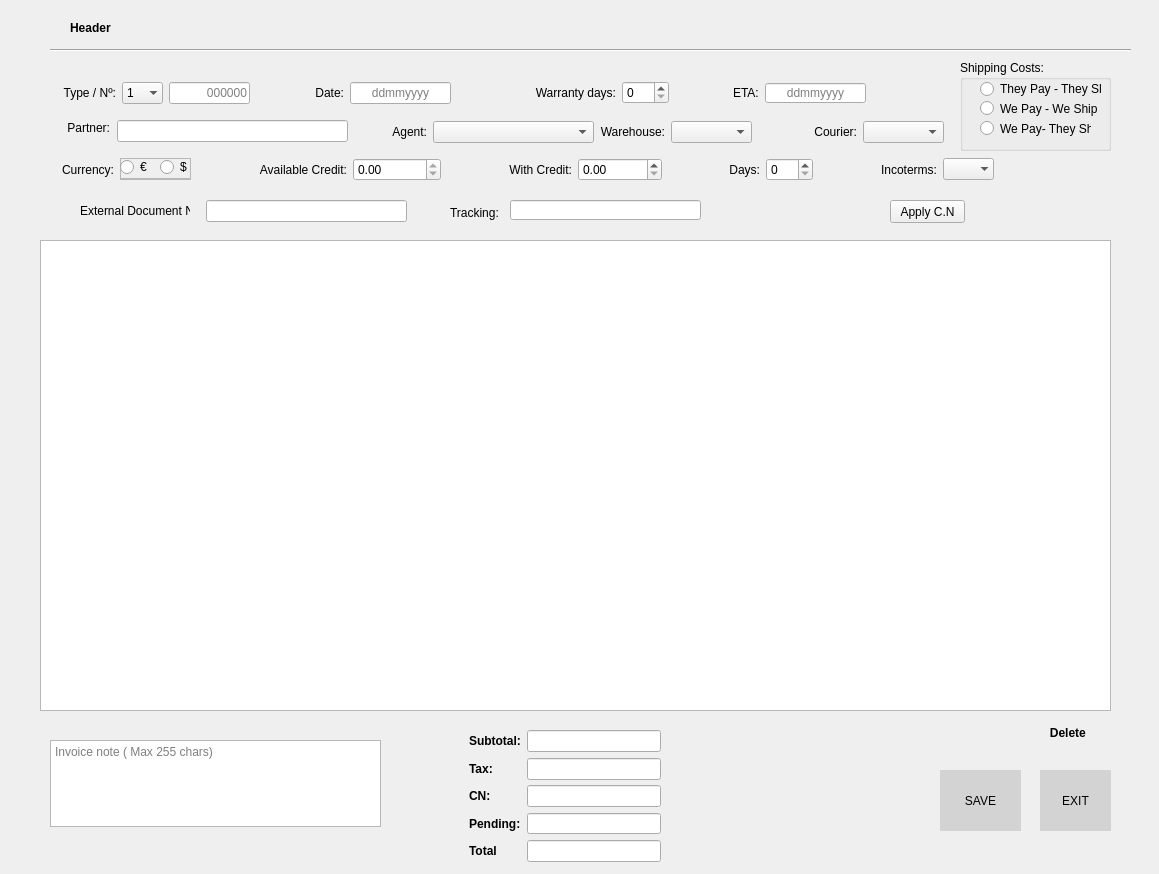
<?xml version="1.0" encoding="UTF-8"?>
<ui version="4.0">
 <class>InvoiceForm</class>
 <widget class="QWidget" name="InvoiceForm">
  <property name="windowModality">
   <enum>Qt::WindowModal</enum>
  </property>
  <property name="geometry">
   <rect>
    <x>0</x>
    <y>0</y>
    <width>1159</width>
    <height>874</height>
   </rect>
  </property>
  <property name="windowTitle">
   <string>Invoice</string>
  </property>
  <property name="windowIcon">
   <iconset resource="../app/icons.qrc">
    <normaloff>:/proformas</normaloff>:/proformas</iconset>
  </property>
  <property name="layoutDirection">
   <enum>Qt::LeftToRight</enum>
  </property>
  <property name="styleSheet">
   <string notr="true"/>
  </property>
  <widget class="QLabel" name="label">
   <property name="geometry">
    <rect>
     <x>70</x>
     <y>20</y>
     <width>61</width>
     <height>16</height>
    </rect>
   </property>
   <property name="styleSheet">
    <string notr="true">font-weight:bold; </string>
   </property>
   <property name="text">
    <string>Header</string>
   </property>
  </widget>
  <widget class="Line" name="line">
   <property name="geometry">
    <rect>
     <x>50</x>
     <y>40</y>
     <width>1081</width>
     <height>20</height>
    </rect>
   </property>
   <property name="orientation">
    <enum>Qt::Horizontal</enum>
   </property>
  </widget>
  <widget class="ClipView" name="view">
   <property name="geometry">
    <rect>
     <x>40</x>
     <y>240</y>
     <width>1071</width>
     <height>471</height>
    </rect>
   </property>
   <property name="selectionBehavior">
    <enum>QAbstractItemView::SelectRows</enum>
   </property>
  </widget>
  <widget class="QToolButton" name="delete_">
   <property name="geometry">
    <rect>
     <x>1029</x>
     <y>717</y>
     <width>81</width>
     <height>31</height>
    </rect>
   </property>
   <property name="styleSheet">
    <string notr="true">font-weight:bold; </string>
   </property>
   <property name="text">
    <string>Delete </string>
   </property>
   <property name="icon">
    <iconset resource="../app/icons.qrc">
     <normaloff>:/delete</normaloff>:/delete</iconset>
   </property>
   <property name="toolButtonStyle">
    <enum>Qt::ToolButtonTextBesideIcon</enum>
   </property>
   <property name="autoRaise">
    <bool>true</bool>
   </property>
  </widget>
  <widget class="QToolButton" name="save">
   <property name="geometry">
    <rect>
     <x>940</x>
     <y>770</y>
     <width>81</width>
     <height>61</height>
    </rect>
   </property>
   <property name="styleSheet">
    <string notr="true">background:lightgray; </string>
   </property>
   <property name="text">
    <string>SAVE</string>
   </property>
   <property name="icon">
    <iconset resource="../app/icons.qrc">
     <normaloff>:/save</normaloff>:/save</iconset>
   </property>
   <property name="iconSize">
    <size>
     <width>24</width>
     <height>24</height>
    </size>
   </property>
   <property name="toolButtonStyle">
    <enum>Qt::ToolButtonTextUnderIcon</enum>
   </property>
   <property name="autoRaise">
    <bool>true</bool>
   </property>
  </widget>
  <widget class="QTextEdit" name="note">
   <property name="geometry">
    <rect>
     <x>50</x>
     <y>740</y>
     <width>331</width>
     <height>87</height>
    </rect>
   </property>
   <property name="placeholderText">
    <string>Invoice note ( Max 255 chars) </string>
   </property>
  </widget>
  <widget class="QGroupBox" name="groupBox_2">
   <property name="geometry">
    <rect>
     <x>960</x>
     <y>60</y>
     <width>151</width>
     <height>91</height>
    </rect>
   </property>
   <property name="title">
    <string>Shipping Costs:</string>
   </property>
   <widget class="QRadioButton" name="we_pay_we_ship">
    <property name="geometry">
     <rect>
      <x>20</x>
      <y>40</y>
      <width>121</width>
      <height>17</height>
     </rect>
    </property>
    <property name="text">
     <string>We Pay - We Ship</string>
    </property>
   </widget>
   <widget class="QRadioButton" name="they_pay_they_ship">
    <property name="geometry">
     <rect>
      <x>20</x>
      <y>20</y>
      <width>121</width>
      <height>18</height>
     </rect>
    </property>
    <property name="text">
     <string>They Pay - They Ship</string>
    </property>
   </widget>
   <widget class="QRadioButton" name="we_pay_they_ship">
    <property name="geometry">
     <rect>
      <x>20</x>
      <y>60</y>
      <width>111</width>
      <height>17</height>
     </rect>
    </property>
    <property name="text">
     <string>We Pay- They Ship</string>
    </property>
   </widget>
  </widget>
  <widget class="QWidget" name="layoutWidget">
   <property name="geometry">
    <rect>
     <x>62</x>
     <y>158</y>
     <width>932</width>
     <height>24</height>
    </rect>
   </property>
   <layout class="QGridLayout" name="gridLayout_3">
    <item row="0" column="1">
     <widget class="QFrame" name="frame_2">
      <property name="minimumSize">
       <size>
        <width>71</width>
        <height>22</height>
       </size>
      </property>
      <property name="maximumSize">
       <size>
        <width>71</width>
        <height>22</height>
       </size>
      </property>
      <property name="frameShape">
       <enum>QFrame::StyledPanel</enum>
      </property>
      <property name="frameShadow">
       <enum>QFrame::Raised</enum>
      </property>
      <widget class="QFrame" name="frame">
       <property name="geometry">
        <rect>
         <x>-10</x>
         <y>0</y>
         <width>101</width>
         <height>21</height>
        </rect>
       </property>
       <property name="frameShape">
        <enum>QFrame::StyledPanel</enum>
       </property>
       <property name="frameShadow">
        <enum>QFrame::Raised</enum>
       </property>
       <widget class="QRadioButton" name="eur">
        <property name="geometry">
         <rect>
          <x>10</x>
          <y>0</y>
          <width>31</width>
          <height>18</height>
         </rect>
        </property>
        <property name="text">
         <string>€</string>
        </property>
       </widget>
       <widget class="QRadioButton" name="usd">
        <property name="geometry">
         <rect>
          <x>50</x>
          <y>0</y>
          <width>31</width>
          <height>18</height>
         </rect>
        </property>
        <property name="text">
         <string>$</string>
        </property>
       </widget>
      </widget>
     </widget>
    </item>
    <item row="0" column="10">
     <widget class="QSpinBox" name="days_credit">
      <property name="maximum">
       <number>999</number>
      </property>
     </widget>
    </item>
    <item row="0" column="11">
     <spacer name="horizontalSpacer_10">
      <property name="orientation">
       <enum>Qt::Horizontal</enum>
      </property>
      <property name="sizeHint" stdset="0">
       <size>
        <width>30</width>
        <height>22</height>
       </size>
      </property>
     </spacer>
    </item>
    <item row="0" column="8">
     <spacer name="horizontalSpacer_9">
      <property name="orientation">
       <enum>Qt::Horizontal</enum>
      </property>
      <property name="sizeHint" stdset="0">
       <size>
        <width>30</width>
        <height>22</height>
       </size>
      </property>
     </spacer>
    </item>
    <item row="0" column="7">
     <widget class="QDoubleSpinBox" name="with_credit">
      <property name="maximum">
       <double>99999999.000000000000000</double>
      </property>
     </widget>
    </item>
    <item row="0" column="12">
     <widget class="QLabel" name="label_11">
      <property name="text">
       <string>Incoterms:</string>
      </property>
      <property name="alignment">
       <set>Qt::AlignRight|Qt::AlignTrailing|Qt::AlignVCenter</set>
      </property>
     </widget>
    </item>
    <item row="0" column="9">
     <widget class="QLabel" name="label_14">
      <property name="text">
       <string>Days:</string>
      </property>
      <property name="alignment">
       <set>Qt::AlignRight|Qt::AlignTrailing|Qt::AlignVCenter</set>
      </property>
     </widget>
    </item>
    <item row="0" column="5">
     <spacer name="horizontalSpacer_8">
      <property name="orientation">
       <enum>Qt::Horizontal</enum>
      </property>
      <property name="sizeHint" stdset="0">
       <size>
        <width>30</width>
        <height>22</height>
       </size>
      </property>
     </spacer>
    </item>
    <item row="0" column="4">
     <widget class="QDoubleSpinBox" name="available_credit">
      <property name="readOnly">
       <bool>true</bool>
      </property>
      <property name="decimals">
       <number>2</number>
      </property>
      <property name="minimum">
       <double>-9999999999.000000000000000</double>
      </property>
      <property name="maximum">
       <double>99999999999.000000000000000</double>
      </property>
      <property name="singleStep">
       <double>0.000000000000000</double>
      </property>
     </widget>
    </item>
    <item row="0" column="6">
     <widget class="QLabel" name="label_13">
      <property name="text">
       <string>With Credit:</string>
      </property>
      <property name="alignment">
       <set>Qt::AlignRight|Qt::AlignTrailing|Qt::AlignVCenter</set>
      </property>
     </widget>
    </item>
    <item row="0" column="13">
     <widget class="QComboBox" name="incoterms">
      <property name="minimumSize">
       <size>
        <width>51</width>
        <height>22</height>
       </size>
      </property>
      <property name="maximumSize">
       <size>
        <width>51</width>
        <height>22</height>
       </size>
      </property>
      <property name="editable">
       <bool>false</bool>
      </property>
      <property name="iconSize">
       <size>
        <width>16</width>
        <height>16</height>
       </size>
      </property>
      <property name="frame">
       <bool>false</bool>
      </property>
      <item>
       <property name="text">
        <string/>
       </property>
      </item>
      <item>
       <property name="text">
        <string>EXW</string>
       </property>
      </item>
      <item>
       <property name="text">
        <string>FOB</string>
       </property>
      </item>
      <item>
       <property name="text">
        <string>CIF</string>
       </property>
      </item>
      <item>
       <property name="text">
        <string>CIP</string>
       </property>
      </item>
      <item>
       <property name="text">
        <string>DAP</string>
       </property>
      </item>
      <item>
       <property name="text">
        <string>DAT</string>
       </property>
      </item>
     </widget>
    </item>
    <item row="0" column="2">
     <spacer name="horizontalSpacer_7">
      <property name="orientation">
       <enum>Qt::Horizontal</enum>
      </property>
      <property name="sizeHint" stdset="0">
       <size>
        <width>30</width>
        <height>22</height>
       </size>
      </property>
     </spacer>
    </item>
    <item row="0" column="0">
     <widget class="QLabel" name="label_10">
      <property name="text">
       <string>Currency:</string>
      </property>
      <property name="alignment">
       <set>Qt::AlignRight|Qt::AlignTrailing|Qt::AlignVCenter</set>
      </property>
     </widget>
    </item>
    <item row="0" column="3">
     <widget class="QLabel" name="label_12">
      <property name="text">
       <string>Available Credit:</string>
      </property>
      <property name="alignment">
       <set>Qt::AlignRight|Qt::AlignTrailing|Qt::AlignVCenter</set>
      </property>
     </widget>
    </item>
   </layout>
  </widget>
  <widget class="QLabel" name="label_4">
   <property name="geometry">
    <rect>
     <x>63</x>
     <y>120</y>
     <width>47</width>
     <height>16</height>
    </rect>
   </property>
   <property name="text">
    <string>Partner:</string>
   </property>
   <property name="alignment">
    <set>Qt::AlignRight|Qt::AlignTrailing|Qt::AlignVCenter</set>
   </property>
  </widget>
  <widget class="QLineEdit" name="partner">
   <property name="geometry">
    <rect>
     <x>117</x>
     <y>120</y>
     <width>231</width>
     <height>22</height>
    </rect>
   </property>
   <property name="minimumSize">
    <size>
     <width>231</width>
     <height>22</height>
    </size>
   </property>
   <property name="maximumSize">
    <size>
     <width>231</width>
     <height>22</height>
    </size>
   </property>
  </widget>
  <widget class="QWidget" name="layoutWidget">
   <property name="geometry">
    <rect>
     <x>392</x>
     <y>120</y>
     <width>552</width>
     <height>24</height>
    </rect>
   </property>
   <layout class="QHBoxLayout" name="horizontalLayout">
    <item>
     <widget class="QLabel" name="label_5">
      <property name="text">
       <string>Agent:</string>
      </property>
      <property name="alignment">
       <set>Qt::AlignRight|Qt::AlignTrailing|Qt::AlignVCenter</set>
      </property>
     </widget>
    </item>
    <item>
     <widget class="QComboBox" name="agent">
      <property name="minimumSize">
       <size>
        <width>161</width>
        <height>0</height>
       </size>
      </property>
      <property name="maximumSize">
       <size>
        <width>161</width>
        <height>16777215</height>
       </size>
      </property>
     </widget>
    </item>
    <item>
     <widget class="QLabel" name="label_6">
      <property name="text">
       <string>Warehouse:</string>
      </property>
      <property name="alignment">
       <set>Qt::AlignRight|Qt::AlignTrailing|Qt::AlignVCenter</set>
      </property>
     </widget>
    </item>
    <item>
     <widget class="QComboBox" name="warehouse">
      <property name="minimumSize">
       <size>
        <width>81</width>
        <height>22</height>
       </size>
      </property>
      <property name="maximumSize">
       <size>
        <width>81</width>
        <height>22</height>
       </size>
      </property>
     </widget>
    </item>
    <item>
     <spacer name="horizontalSpacer_4">
      <property name="orientation">
       <enum>Qt::Horizontal</enum>
      </property>
      <property name="sizeHint" stdset="0">
       <size>
        <width>30</width>
        <height>22</height>
       </size>
      </property>
     </spacer>
    </item>
    <item>
     <widget class="QLabel" name="label_8">
      <property name="text">
       <string>Courier:</string>
      </property>
      <property name="alignment">
       <set>Qt::AlignRight|Qt::AlignTrailing|Qt::AlignVCenter</set>
      </property>
     </widget>
    </item>
    <item>
     <widget class="QComboBox" name="courier">
      <property name="minimumSize">
       <size>
        <width>81</width>
        <height>22</height>
       </size>
      </property>
      <property name="maximumSize">
       <size>
        <width>81</width>
        <height>22</height>
       </size>
      </property>
     </widget>
    </item>
   </layout>
  </widget>
  <widget class="QWidget" name="layoutWidget">
   <property name="geometry">
    <rect>
     <x>63</x>
     <y>81</y>
     <width>803</width>
     <height>24</height>
    </rect>
   </property>
   <layout class="QHBoxLayout" name="horizontalLayout_2">
    <item>
     <widget class="QLabel" name="label_2">
      <property name="layoutDirection">
       <enum>Qt::LeftToRight</enum>
      </property>
      <property name="text">
       <string>Type / Nº:</string>
      </property>
      <property name="alignment">
       <set>Qt::AlignRight|Qt::AlignTrailing|Qt::AlignVCenter</set>
      </property>
     </widget>
    </item>
    <item>
     <widget class="QComboBox" name="type">
      <property name="minimumSize">
       <size>
        <width>41</width>
        <height>22</height>
       </size>
      </property>
      <property name="maximumSize">
       <size>
        <width>41</width>
        <height>22</height>
       </size>
      </property>
      <property name="frame">
       <bool>false</bool>
      </property>
      <item>
       <property name="text">
        <string>1</string>
       </property>
      </item>
      <item>
       <property name="text">
        <string>2</string>
       </property>
      </item>
      <item>
       <property name="text">
        <string>3</string>
       </property>
      </item>
      <item>
       <property name="text">
        <string>4</string>
       </property>
      </item>
      <item>
       <property name="text">
        <string>5</string>
       </property>
      </item>
      <item>
       <property name="text">
        <string>6</string>
       </property>
      </item>
     </widget>
    </item>
    <item>
     <widget class="QLineEdit" name="number">
      <property name="minimumSize">
       <size>
        <width>81</width>
        <height>20</height>
       </size>
      </property>
      <property name="maximumSize">
       <size>
        <width>81</width>
        <height>22</height>
       </size>
      </property>
      <property name="layoutDirection">
       <enum>Qt::LeftToRight</enum>
      </property>
      <property name="alignment">
       <set>Qt::AlignRight|Qt::AlignTrailing|Qt::AlignVCenter</set>
      </property>
      <property name="readOnly">
       <bool>false</bool>
      </property>
      <property name="placeholderText">
       <string>000000</string>
      </property>
     </widget>
    </item>
    <item>
     <spacer name="horizontalSpacer">
      <property name="orientation">
       <enum>Qt::Horizontal</enum>
      </property>
      <property name="sizeHint" stdset="0">
       <size>
        <width>50</width>
        <height>22</height>
       </size>
      </property>
     </spacer>
    </item>
    <item>
     <widget class="QLabel" name="label_3">
      <property name="text">
       <string>Date:</string>
      </property>
      <property name="alignment">
       <set>Qt::AlignRight|Qt::AlignTrailing|Qt::AlignVCenter</set>
      </property>
     </widget>
    </item>
    <item>
     <widget class="QLineEdit" name="date">
      <property name="minimumSize">
       <size>
        <width>101</width>
        <height>22</height>
       </size>
      </property>
      <property name="maximumSize">
       <size>
        <width>101</width>
        <height>22</height>
       </size>
      </property>
      <property name="text">
       <string/>
      </property>
      <property name="alignment">
       <set>Qt::AlignCenter</set>
      </property>
      <property name="placeholderText">
       <string>ddmmyyyy</string>
      </property>
     </widget>
    </item>
    <item>
     <spacer name="horizontalSpacer_11">
      <property name="orientation">
       <enum>Qt::Horizontal</enum>
      </property>
      <property name="sizeHint" stdset="0">
       <size>
        <width>78</width>
        <height>20</height>
       </size>
      </property>
     </spacer>
    </item>
    <item>
     <widget class="QLabel" name="label_16">
      <property name="text">
       <string>Warranty days:</string>
      </property>
      <property name="alignment">
       <set>Qt::AlignRight|Qt::AlignTrailing|Qt::AlignVCenter</set>
      </property>
     </widget>
    </item>
    <item>
     <widget class="QSpinBox" name="warranty">
      <property name="maximum">
       <number>365</number>
      </property>
     </widget>
    </item>
    <item>
     <spacer name="horizontalSpacer_12">
      <property name="orientation">
       <enum>Qt::Horizontal</enum>
      </property>
      <property name="sizeHint" stdset="0">
       <size>
        <width>18</width>
        <height>13</height>
       </size>
      </property>
     </spacer>
    </item>
    <item>
     <widget class="QLabel" name="label_27">
      <property name="text">
       <string>ETA:</string>
      </property>
     </widget>
    </item>
    <item>
     <widget class="QLineEdit" name="eta">
      <property name="minimumSize">
       <size>
        <width>101</width>
        <height>20</height>
       </size>
      </property>
      <property name="maximumSize">
       <size>
        <width>101</width>
        <height>20</height>
       </size>
      </property>
      <property name="alignment">
       <set>Qt::AlignCenter</set>
      </property>
      <property name="placeholderText">
       <string>ddmmyyyy</string>
      </property>
     </widget>
    </item>
   </layout>
  </widget>
  <widget class="QToolButton" name="exit">
   <property name="geometry">
    <rect>
     <x>1040</x>
     <y>770</y>
     <width>71</width>
     <height>61</height>
    </rect>
   </property>
   <property name="styleSheet">
    <string notr="true">background:lightgray; </string>
   </property>
   <property name="text">
    <string>EXIT</string>
   </property>
   <property name="icon">
    <iconset resource="../app/icons.qrc">
     <normaloff>:/exit</normaloff>:/exit</iconset>
   </property>
   <property name="iconSize">
    <size>
     <width>24</width>
     <height>24</height>
    </size>
   </property>
   <property name="toolButtonStyle">
    <enum>Qt::ToolButtonTextUnderIcon</enum>
   </property>
   <property name="autoRaise">
    <bool>true</bool>
   </property>
  </widget>
  <widget class="QLabel" name="quantity">
   <property name="geometry">
    <rect>
     <x>690</x>
     <y>730</y>
     <width>221</width>
     <height>20</height>
    </rect>
   </property>
   <property name="styleSheet">
    <string notr="true">font:bold; </string>
   </property>
   <property name="text">
    <string/>
   </property>
  </widget>
  <widget class="QLabel" name="label_28">
   <property name="geometry">
    <rect>
     <x>80</x>
     <y>203</y>
     <width>110</width>
     <height>16</height>
    </rect>
   </property>
   <property name="text">
    <string>External Document Nº:</string>
   </property>
  </widget>
  <widget class="QLineEdit" name="external">
   <property name="geometry">
    <rect>
     <x>206</x>
     <y>200</y>
     <width>201</width>
     <height>22</height>
    </rect>
   </property>
   <property name="readOnly">
    <bool>false</bool>
   </property>
  </widget>
  <widget class="QPushButton" name="apply_cn">
   <property name="geometry">
    <rect>
     <x>890</x>
     <y>200</y>
     <width>75</width>
     <height>23</height>
    </rect>
   </property>
   <property name="text">
    <string>Apply C.N</string>
   </property>
  </widget>
  <widget class="QWidget" name="layoutWidget">
   <property name="geometry">
    <rect>
     <x>469</x>
     <y>730</y>
     <width>192</width>
     <height>132</height>
    </rect>
   </property>
   <layout class="QFormLayout" name="formLayout">
    <item row="0" column="0">
     <widget class="QLabel" name="label_30">
      <property name="layoutDirection">
       <enum>Qt::LeftToRight</enum>
      </property>
      <property name="styleSheet">
       <string notr="true">font-weight:bold; </string>
      </property>
      <property name="text">
       <string>Subtotal:</string>
      </property>
     </widget>
    </item>
    <item row="0" column="1">
     <widget class="QLineEdit" name="subtotal">
      <property name="minimumSize">
       <size>
        <width>121</width>
        <height>22</height>
       </size>
      </property>
      <property name="layoutDirection">
       <enum>Qt::LeftToRight</enum>
      </property>
      <property name="readOnly">
       <bool>true</bool>
      </property>
     </widget>
    </item>
    <item row="1" column="0">
     <widget class="QLabel" name="label_31">
      <property name="layoutDirection">
       <enum>Qt::LeftToRight</enum>
      </property>
      <property name="styleSheet">
       <string notr="true">font-weight:bold; </string>
      </property>
      <property name="text">
       <string>Tax:</string>
      </property>
     </widget>
    </item>
    <item row="1" column="1">
     <widget class="QLineEdit" name="tax">
      <property name="minimumSize">
       <size>
        <width>121</width>
        <height>22</height>
       </size>
      </property>
      <property name="layoutDirection">
       <enum>Qt::LeftToRight</enum>
      </property>
      <property name="readOnly">
       <bool>true</bool>
      </property>
     </widget>
    </item>
    <item row="2" column="0">
     <widget class="QLabel" name="label_33">
      <property name="layoutDirection">
       <enum>Qt::LeftToRight</enum>
      </property>
      <property name="styleSheet">
       <string notr="true">font-weight:bold; </string>
      </property>
      <property name="text">
       <string>CN:</string>
      </property>
     </widget>
    </item>
    <item row="2" column="1">
     <widget class="QLineEdit" name="cn">
      <property name="readOnly">
       <bool>true</bool>
      </property>
     </widget>
    </item>
    <item row="3" column="0">
     <widget class="QLabel" name="label_34">
      <property name="layoutDirection">
       <enum>Qt::LeftToRight</enum>
      </property>
      <property name="styleSheet">
       <string notr="true">font-weight:bold; </string>
      </property>
      <property name="text">
       <string>Pending:</string>
      </property>
     </widget>
    </item>
    <item row="3" column="1">
     <widget class="QLineEdit" name="pending">
      <property name="readOnly">
       <bool>true</bool>
      </property>
     </widget>
    </item>
    <item row="4" column="0">
     <widget class="QLabel" name="label_32">
      <property name="layoutDirection">
       <enum>Qt::LeftToRight</enum>
      </property>
      <property name="styleSheet">
       <string notr="true">font-weight:bold; </string>
      </property>
      <property name="text">
       <string>Total </string>
      </property>
     </widget>
    </item>
    <item row="4" column="1">
     <widget class="QLineEdit" name="total">
      <property name="minimumSize">
       <size>
        <width>121</width>
        <height>22</height>
       </size>
      </property>
      <property name="layoutDirection">
       <enum>Qt::LeftToRight</enum>
      </property>
      <property name="readOnly">
       <bool>true</bool>
      </property>
     </widget>
    </item>
   </layout>
  </widget>
  <widget class="QLabel" name="label_7">
   <property name="geometry">
    <rect>
     <x>450</x>
     <y>202</y>
     <width>61</width>
     <height>21</height>
    </rect>
   </property>
   <property name="text">
    <string>Tracking:</string>
   </property>
  </widget>
  <widget class="QLineEdit" name="tracking">
   <property name="geometry">
    <rect>
     <x>510</x>
     <y>200</y>
     <width>191</width>
     <height>20</height>
    </rect>
   </property>
  </widget>
 </widget>
 <customwidgets>
  <customwidget>
   <class>ClipView</class>
   <extends>QTableView</extends>
   <header location="global">clipview</header>
  </customwidget>
 </customwidgets>
 <tabstops>
  <tabstop>type</tabstop>
  <tabstop>number</tabstop>
  <tabstop>date</tabstop>
  <tabstop>warranty</tabstop>
  <tabstop>eta</tabstop>
  <tabstop>partner</tabstop>
  <tabstop>agent</tabstop>
  <tabstop>warehouse</tabstop>
  <tabstop>courier</tabstop>
  <tabstop>eur</tabstop>
  <tabstop>usd</tabstop>
  <tabstop>available_credit</tabstop>
  <tabstop>with_credit</tabstop>
  <tabstop>days_credit</tabstop>
  <tabstop>incoterms</tabstop>
  <tabstop>external</tabstop>
  <tabstop>subtotal</tabstop>
  <tabstop>total</tabstop>
  <tabstop>view</tabstop>
  <tabstop>delete_</tabstop>
  <tabstop>save</tabstop>
  <tabstop>tax</tabstop>
 </tabstops>
 <resources>
  <include location="../app/icons.qrc"/>
 </resources>
 <connections>
  <connection>
   <sender>exit</sender>
   <signal>clicked()</signal>
   <receiver>InvoiceForm</receiver>
   <slot>close()</slot>
   <hints>
    <hint type="sourcelabel">
     <x>1192</x>
     <y>783</y>
    </hint>
    <hint type="destinationlabel">
     <x>1235</x>
     <y>619</y>
    </hint>
   </hints>
  </connection>
 </connections>
</ui>
